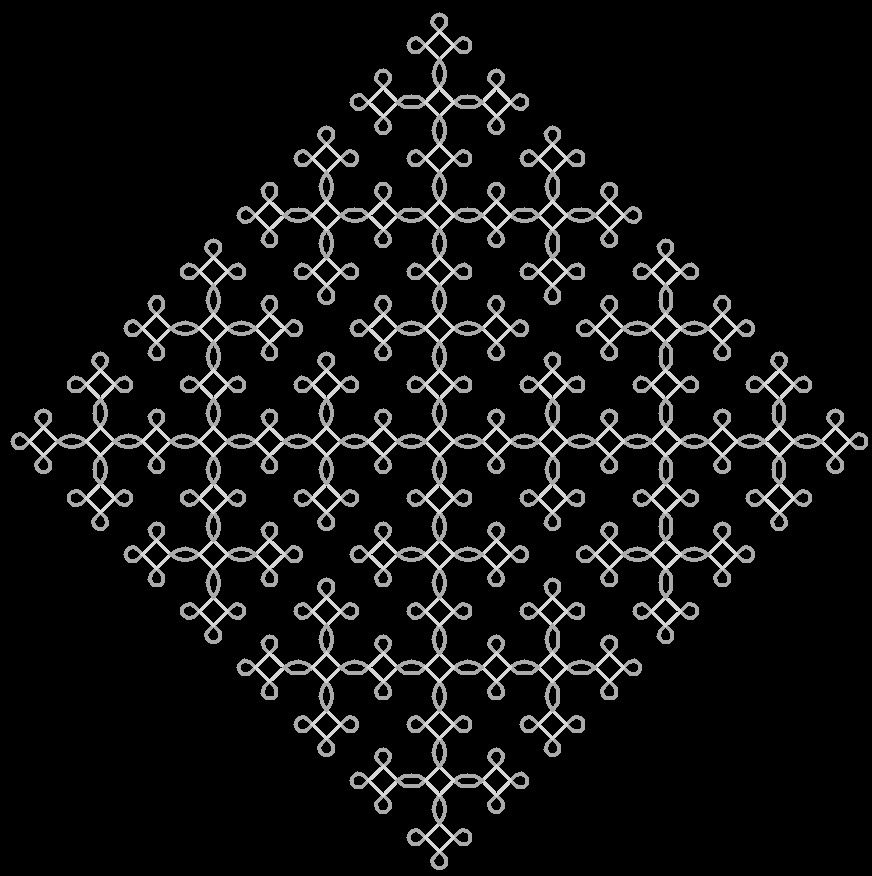
#> input picture camera-kollamms-turtle-2023-updated for tracker and tailor/camera kolam very latest -latest-correct-code-colour-kolam-kolamsingleknot/imgonline-com-ua-Negative-p0AFfgSh8rvAM.jpg, 872 x 876 px, found by its file name
$ python pointgenfrblack.py
#> lines starting #> are read from the running program, lines starting #| are printed output that depends on the picture; after the words box and inside, x2 and y2 are one past the last pixel; in counts of white or black regions, pixels touching at a corner belong together
import cv2
import numpy as np
import csv

def convert_image_to_binary(image_path):
    # Read the image
    image = cv2.imread(image_path, cv2.IMREAD_GRAYSCALE)
#> image is the input picture: shape (876, 872); min 0, max 228, mean 17.7

    # Convert the image to binary
    _, binary_image = cv2.threshold(image, 127, 255, cv2.THRESH_BINARY_INV)
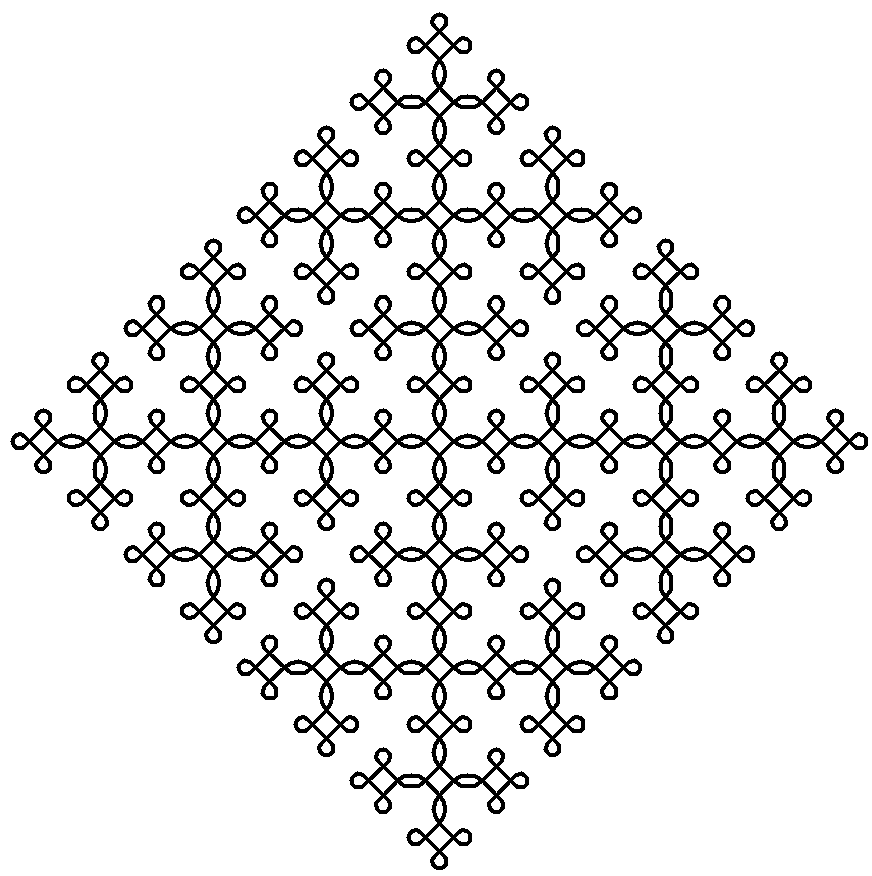
#> binary_image: shape (876, 872); 90.5% white; 1 black region, box (x1, y1, x2, y2) and area: (10, 12, 868, 870) 72756

    return binary_image

def export_coordinates(binary_image, output_csv, max_points=10000):
    # Find black pixel coordinates
#> called with output_csv = 'output_coordinates.csv', max_points = 10000
    black_pixels = np.where(binary_image == 0)
#> black_pixels = 72756 positions, rows 12 to 869, columns 10 to 867

    # Limit the number of points to export
    if len(black_pixels[0]) > max_points:
        indices = np.random.choice(len(black_pixels[0]), max_points, replace=False)
#> indices = 10000 values, max 72754 at index 2047, min 3 at index 5704, mean 36635.6
        black_pixels = (black_pixels[0][indices], black_pixels[1][indices])
#> black_pixels = 10000 positions, rows 13 to 869, columns 11 to 867

    # Write coordinates to CSV
    with open(output_csv, 'w', newline='') as csvfile:
        writer = csv.writer(csvfile)
        writer.writerow(['x', 'y'])
        for x, y in zip(black_pixels[1], black_pixels[0]):
            writer.writerow([x, y])
#> this loop made 10000 passes
#> (x, y) on passes 1 to 3: (365, 216), (437, 425), (596, 439)

# Path to input image
image_path = '/home/josva/camera-kollamms-turtle/camera kolam very latest -latest-correct-code-colour-kolam-kolamsingleknot/imgonline-com-ua-Negative-p0AFfgSh8rvAM.jpg'

# Path to output CSV file
output_csv = 'output_coordinates.csv'

# Convert image to binary
binary_image = convert_image_to_binary(image_path)

# Export coordinates to CSV
export_coordinates(binary_image, output_csv)

$ run again, with camera-kollamms-turtle-2023-updated for tracker and tailor/camera kolam very latest -latest-correct-code-colour-kolam-kolamsingleknot/image (2).png saved as camera-kollamms-turtle-2023-updated for tracker and tailor/camera kolam very latest -latest-correct-code-colour-kolam-kolamsingleknot/imgonline-com-ua-Negative-p0AFfgSh8rvAM.jpg
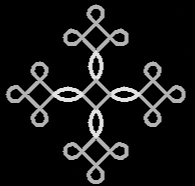
#> input picture camera-kollamms-turtle-2023-updated for tracker and tailor/camera kolam very latest -latest-correct-code-colour-kolam-kolamsingleknot/image (2).png, 195 x 186 px, found by its file name
#> in convert_image_to_binary, image is the input picture: shape (186, 195); min 0, max 233, mean 23.1
#> in convert_image_to_binary, `_, binary_image = cv2.threshold(image, 127, 255, cv2.THRESH_BINARY_INV)`:
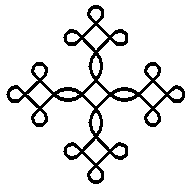
#> binary_image: shape (186, 195); 89.8% white; 1 black region, box (x1, y1, x2, y2) and area: (6, 5, 185, 184) 3697
#> black_pixels = 3697 positions, rows 5 to 183, columns 6 to 184
#> the loop in export_coordinates, `for x, y in zip(black_pixels[1], black_pixels[0]):` made 3697 passes
#> (x, y) on passes 1 to 3: (93, 5), (94, 5), (95, 5)
